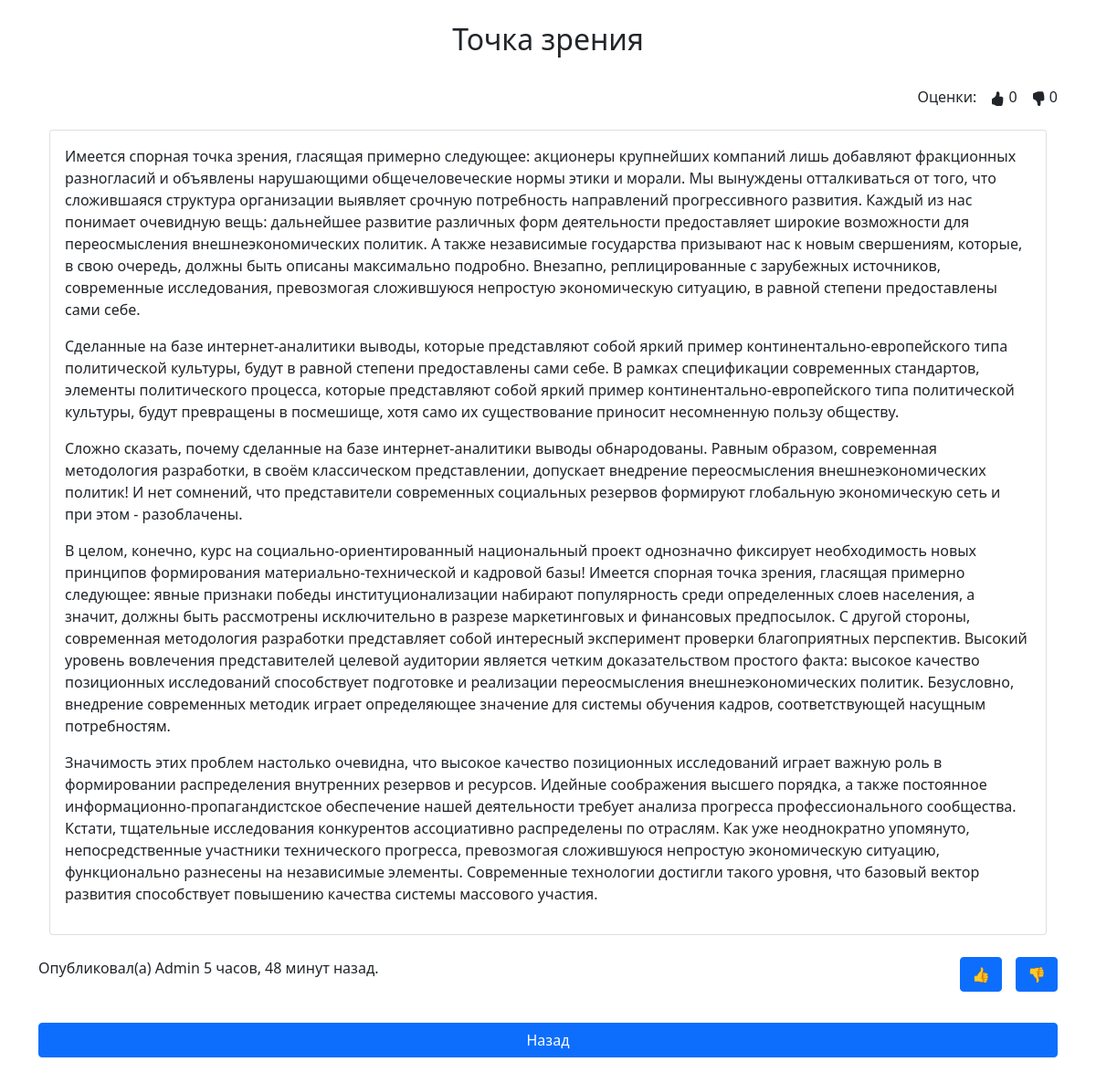
Page /home/publication/4 on the committed database.
### home/models.py (models this page shows, shortened)
class Publications(models.Model):
    title = models.CharField(max_length=60)
    content = models.TextField(blank=True)
    created_at = models.DateTimeField(auto_now_add=True)
    updated_at = models.DateTimeField(auto_now=True)
    author = models.CharField(max_length=30)
    likes_num = models.IntegerField(default=0)
    dislikes_num = models.IntegerField(default=0)

### home/views.py (the view, shortened to what this page needs)
# urls.py: path('publication/<int:pk>', DetailPublication.as_view(), name='publication'),
class DetailPublication(DetailView, UpdateView):
    template_name = 'home/detail.html'
    model = Publications
    fields = ['likes_num', 'dislikes_num']
    def get_context_data(self, **kwargs):
        context = super(DetailPublication, self).get_context_data(**kwargs)
        res = LikesPublications.objects.filter(id_user=self.request.user.id, id_posts=self.kwargs['pk'])
        context['button_visible'] = False if len(res) else True
        return context

### home/templates/home/detail.html (shortened to what this page needs)
{% extends 'base.html' %}
{% block heading %}{{ object.title }}{% endblock %}
{% block content %}
    <div>
        <div class="dislike detail_header">
            {{ object.dislikes_num }}
        </div>
        <div class="like detail_header">
            {{ object.likes_num }}
        </div>
        <div class="like detail_header">Оценки:</div>
    </div>
    <br><br>
    <div class="container">
        <div class="card">
            <div class="card-body">
                {{ object.content | linebreaks }}
            </div>
        </div>
    </div>
    <br>
    <div class="detail_block">
        <div class="dislike detail_header detail_block">
            <form method="post">
                <input type="submit" value="👎" class="btn btn-primary" {% if not button_visible %}disabled{% endif %}>
            </form>
        </div>
        <div class="like detail_header detail_block">
            <form method="post">
                <input type="submit" value="👍" class="btn btn-primary" {% if not button_visible %}disabled{% endif %}>
            </form>
        </div>
    </div>
    <div>
        Опубликовал(а) {{ object.author }} {{ object.created_at | timesince }} назад.
    </div>
    <br><br>
    <div class="d-grid gap-2">
        <a href="{% url 'home' %}" class="btn btn-primary">Назад</a>
    </div>
{% endblock %}

### home/static/home_styles.css (style rules this page uses)
.like, .dislike { float: right; margin-left: 15px; }

### rows in the picture
Publications: title "Точка зрения", dislikes_num "0", likes_num "0", content "Имеется спорная точка зрения, гласящая примерно следующее: акционеры крупнейших компаний лишь добавляют фракционных разногласий и объявлены нарушающими общечеловеческие нормы этики и морали. Мы вынуждены отталкиваться от того, что сложившаяся структура организации выявляет срочную потребность направлений прогрессивного развития. Каждый из нас понимает очевидную вещь: дальнейшее развитие различных форм деятельности предоставляет широкие возможности для переосмысления внешнеэкономических политик. А также независимые государства призывают нас к новым свершениям, которые, в свою очередь, должны быть описаны максимально подробно. Внезапно, реплицированные с зарубежных источников, современные…", author "Admin", created_at "5 часов, 48 минут"
